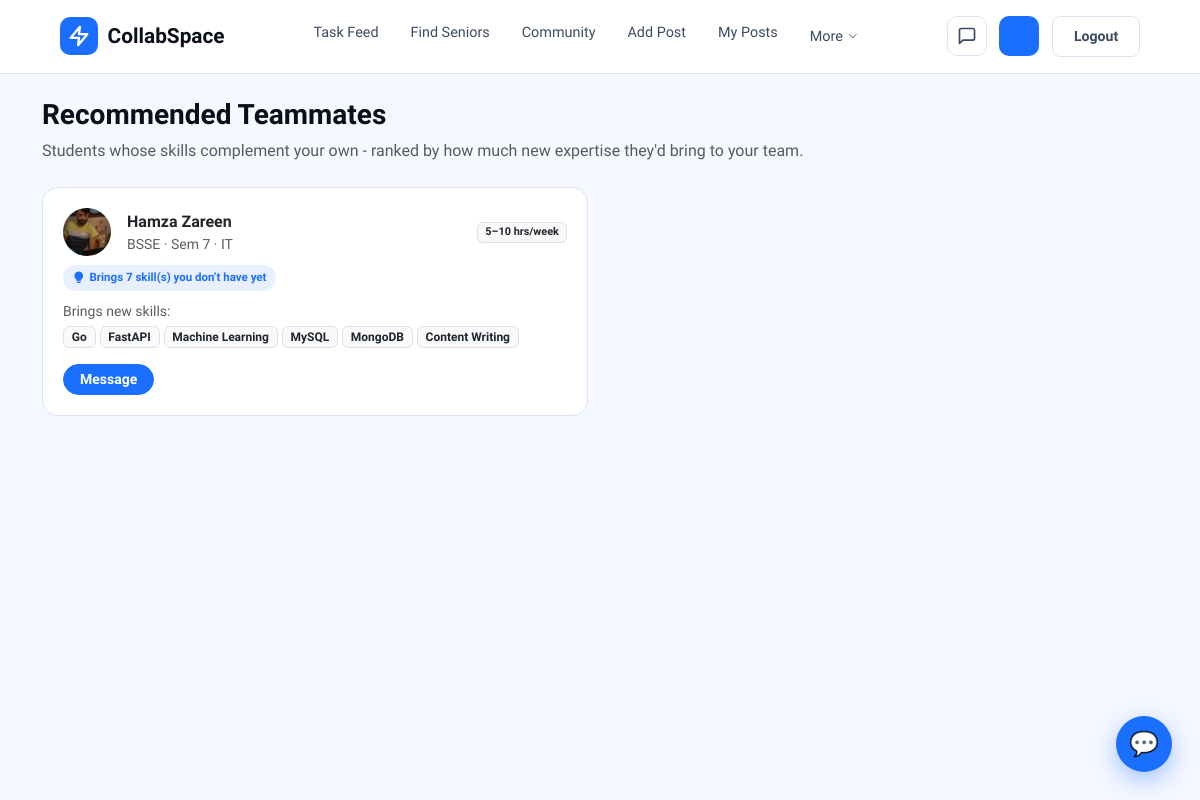
/teammates/recommended/ (signed in), run on an earlier commit of the app's database.
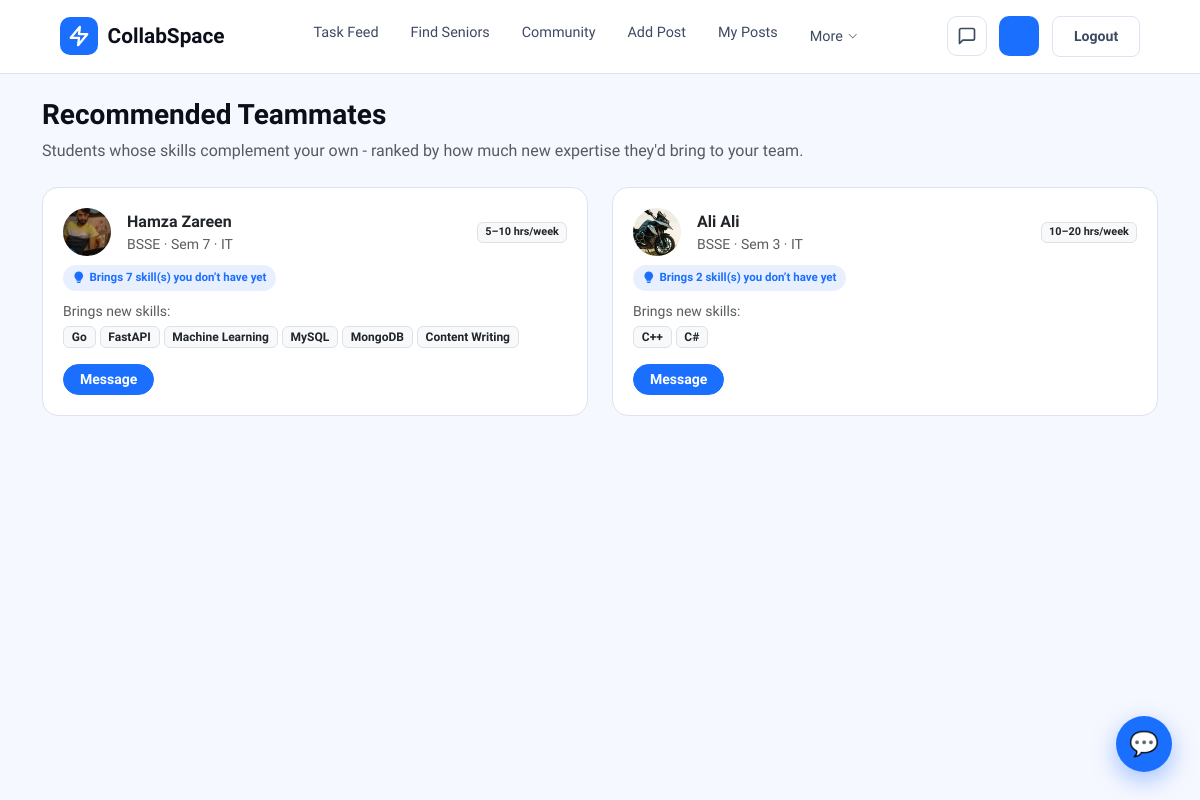
And on a later commit of the database.
### accounts/models.py (models this page shows, shortened)
class Profile(models.Model):
    DEPARTMENT_CHOICES = [('IT', 'IT'), ('CS', 'CS'), ('DS', 'DS'), ('SE', 'SE'), ('EE', 'EE')]
    PROGRAM_CHOICES    = [('BSSE', 'BSSE'), ('BSCS', 'BSCS'), ('BSDS', 'BSDS'), ('BSIT', 'BSIT')]
    SEMESTER_CHOICES   = [(i, f'Semester {i}') for i in range(1, 8)]
    LOOKING_FOR        = [('fyp', 'FYP Partner'), ('paid', 'Paid Task'), ('both', 'Both')]
    AVAILABILITY       = [('5', '<5 hrs/week'), ('5-10', '5–10 hrs/week'), ('10-20', '10–20 hrs/week'), ('20+', '20+ hrs/week')]
    user         = models.OneToOneField(User, on_delete=models.CASCADE, related_name='profile')
    department   = models.CharField(max_length=10, choices=DEPARTMENT_CHOICES, default='IT', blank=True, null=True)
    program      = models.CharField(max_length=10, choices=PROGRAM_CHOICES, blank=True, null=True)
    semester     = models.IntegerField(choices=SEMESTER_CHOICES, blank=True, null=True)
    photo        = models.ImageField(upload_to='profiles/', blank=True, null=True)
    bio          = models.CharField(max_length=200, blank=True)
    github       = models.URLField(blank=True)
    linkedin     = models.URLField(blank=True)
    looking_for  = models.CharField(max_length=10, choices=LOOKING_FOR, blank=True, null=True)
    availability = models.CharField(max_length=10, choices=AVAILABILITY, blank=True, null=True)
    created_at   = models.DateTimeField(auto_now_add=True)
    batch        = models.CharField(max_length=20, blank=True, help_text='e.g. Fall 2022, Spring 2023')
    is_verified       = models.BooleanField(default=False, help_text='University email verified')
    id_card            = models.ImageField(upload_to='id_cards/', blank=True, null=True, help_text='Student card photo for senior verification')
    is_id_verified     = models.BooleanField(default=False, help_text='Reviewed and approved by an admin')
    is_supervisor      = models.BooleanField(default=False, help_text='Faculty / supervisor account that can endorse FYP posts')
    resume              = models.FileField(upload_to='resumes/', blank=True, null=True, help_text='Uploaded CV/resume (PDF, DOCX or TXT)')
    resume_updated_at   = models.DateTimeField(blank=True, null=True)
    class Meta:
        db_table = 'core_profile'

class Skill(models.Model):
    CATEGORY_CHOICES = [
        ('programming',  'Programming Languages'),
        ('frameworks',   'Frameworks & Libraries'),
        ('ai_data',      'AI, Data Science & ML'),
        ('databases',    'Databases & Storage'),
        ('devops_cloud', 'DevOps & Cloud'),
        ('mobile',       'Mobile Development'),
        ('web_design',   'Web & UI/UX Design'),
        ('security_qa',  'Cybersecurity & QA'),
        ('others',       'Tools & Other Tech'),
    ]
    name     = models.CharField(max_length=100, unique=True)
    category = models.CharField(max_length=20, choices=CATEGORY_CHOICES)
    class Meta:
        db_table = 'core_skill'
    def __str__(self):
        return self.name

### accounts/views.py (the view, shortened to what this page needs)
# urls.py: path('teammates/recommended/',      views.recommended_teammates, name='recommended_teammates'),
@login_required
def recommended_teammates(request):
    from reviews.models import Review
    from accounts.models import Skill
    my_skill_ids = set(UserSkill.objects.filter(user=request.user).values_list('skill_id', flat=True))
    candidates = Profile.objects.exclude(user=request.user).select_related('user')
    scored = []
    for profile in candidates:
        their_skill_ids = set(UserSkill.objects.filter(user=profile.user).values_list('skill_id', flat=True))
        if not their_skill_ids:
            continue
        complementary = their_skill_ids - my_skill_ids
        overlap = their_skill_ids & my_skill_ids
        score = (len(complementary) * 2) + len(overlap)
        if score > 0:
            scored.append((profile, score, complementary, overlap))
    scored.sort(key=lambda t: t[1], reverse=True)
    top = scored[:8]
    fallback_mode = False
    recommendations = []
    for profile, score, complementary_ids, overlap_ids in top:
        skills = Skill.objects.filter(id__in=complementary_ids)
        shared = Skill.objects.filter(id__in=overlap_ids)
        rating = Review.average_for(profile.user)
        if fallback_mode:
            reason = 'Active on the platform with strong ratings'
        elif complementary_ids and overlap_ids:
            reason = f'Brings {len(complementary_ids)} new skill(s), shares {len(overlap_ids)} with you'
        elif complementary_ids:
            reason = f'Brings {len(complementary_ids)} skill(s) you don\u2019t have yet'
        else:
            reason = f'Shares {len(overlap_ids)} skill(s) with you'
        recommendations.append({
            'profile': profile,
            'score': score,
            'complementary_skills': skills,
            'shared_skills': shared,
            'rating': rating,
            'reason': reason,
        })
    return render(request, 'accounts/recommended_teammates.html', {
        'recommendations': recommendations,
        'fallback_mode': fallback_mode,
        'has_skills': bool(my_skill_ids),
    })

### messaging/context_processors.py (called while the page is built)
def unread_messages(request):
    if request.user.is_authenticated:
        count = Message.objects.filter(
            receiver=request.user, is_read=False
        ).count()
        return {'unread_count': count}
    return {'unread_count': 0}

### pages/context_processors.py (called while the page is built)
def global_forms(request):
    if request.user.is_authenticated:
        return {'global_post_form': PostForm()}
    return {}

### reviews/models.py (called while the page is built)
    @staticmethod
    def average_for(user):
        agg = Review.objects.filter(reviewed_user=user).aggregate(avg=Avg('rating'), count=Count('id'))
        return {
            'average': round(agg['avg'], 1) if agg['avg'] else None,
            'count': agg['count'] or 0,
        }

### templates/accounts/recommended_teammates.html (shortened to what this page needs)
{% extends 'pages/base.html' %}
{% block content %}
<h3 class="fw-bold mb-2">Recommended Teammates</h3>
{% if fallback_mode %}
  <p class="text-muted mb-4">
    {% if not has_skills %}
      Add some skills to your profile to get personalised matches - meanwhile, here are the platform's most active, highly-rated students.
    {% else %}
      No strong skill-based matches yet - here are the platform's most active, highly-rated students instead.
    {% endif %}
  </p>
{% else %}
  <p class="text-muted mb-4">Students whose skills complement your own - ranked by how much new expertise they'd bring to your team.</p>
{% endif %}
{% if recommendations %}
<div class="row">
  {% for rec in recommendations %}
  <div class="col-md-6 mb-4">
    <div class="rt-card">
      <div class="d-flex align-items-center gap-3 mb-2">
        {% if rec.profile.photo %}
          <img src="{{ rec.profile.photo.url }}" class="rounded-circle" width="48" height="48" style="object-fit:cover;">
        {% else %}
          <div class="rounded-circle text-white d-flex align-items-center justify-content-center fw-bold" style="width:48px;height:48px;background-color:var(--sidebar-bg);">
            {{ rec.profile.user.first_name|first }}
          </div>
        {% endif %}
        <div>
          <a href="{% url 'user_profile' rec.profile.user.username %}" class="fw-bold text-decoration-none text-dark">
            {{ rec.profile.user.first_name }} {{ rec.profile.user.last_name }}
          </a>
          <div class="text-muted small">{{ rec.profile.program }} &middot; Sem {{ rec.profile.semester }}{% if rec.profile.department %} &middot; {{ rec.profile.department }}{% endif %}</div>
        </div>
        {% if rec.profile.availability %}
          <span class="badge bg-light text-dark border ms-auto" style="font-size:0.68rem;">{{ rec.profile.get_availability_display }}</span>
        {% endif %}
      </div>
      <div class="rt-reason"><i class="bi bi-lightbulb-fill"></i> {{ rec.reason }}</div>
      {% if rec.complementary_skills %}
        <div class="small text-muted mb-1">Brings new skills:</div>
        <div class="d-flex flex-wrap gap-1 mb-2">
          {% for skill in rec.complementary_skills|slice:":6" %}
            <span class="badge bg-light text-dark border">{{ skill.name }}</span>
          {% endfor %}
        </div>
      {% endif %}
      <a href="{% url 'chat' rec.profile.user.username %}" class="btn btn-primary btn-sm rounded-pill px-3 mt-2">Message</a>
    </div>
  </div>
  {% endfor %}
</div>
{% else %}
  <div class="text-center py-5 text-muted">
    <i class="bi bi-people" style="font-size: 2.2rem; opacity: 0.35;"></i>
    <p class="mt-3">No other students on the platform yet.</p>
  </div>
{% endif %}
{% endblock %}

What changed in the data, as far as the page shows it:
now on this page (row edited): Profile: profile.photo (picture), profile.user.first_name "Ali", profile.user.last_name "Ali", profile.program "BSSE", profile.semester "3", profile.department "IT", profile.availability "10–20 hrs/week", reason "Brings 2 skill(s) you don’t have yet"
now on this page (row unchanged): Skill: name "C++", shown under "Ali"
now on this page (row unchanged): Skill: name "C#", shown under "Ali"
